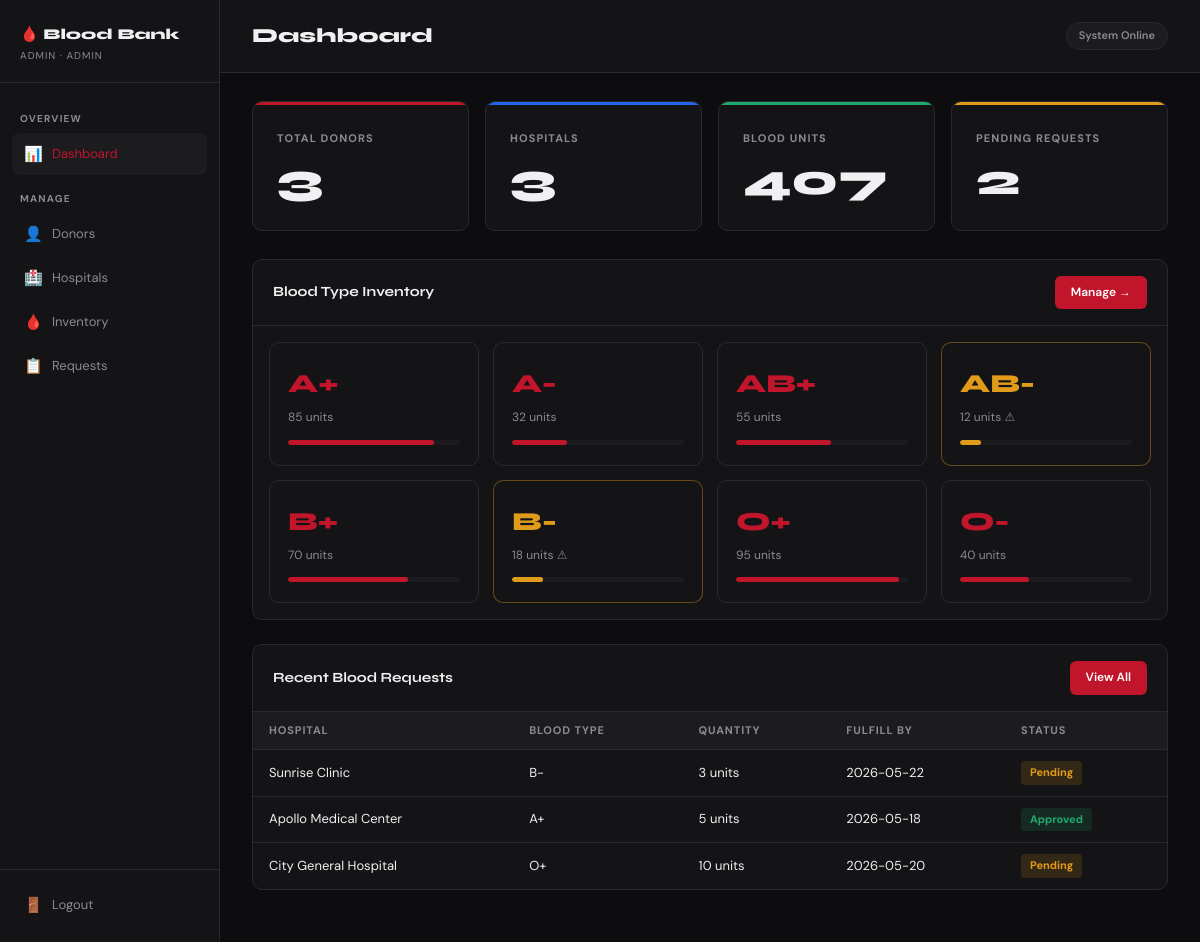
Screenshot of /admin/dashboard (signed in) with the database file from the repository.
### tables this page shows
CREATE TABLE blood_inventory (
        BloodId INTEGER PRIMARY KEY AUTOINCREMENT,
        BloodType TEXT, Quantity INTEGER, EntryDate TEXT,
        status TEXT DEFAULT 'Available'
    );

CREATE TABLE tb_h_request (
        H_R_id INTEGER PRIMARY KEY AUTOINCREMENT,
        H_id INTEGER, H_R_BloodGrp TEXT, Requested_qnt INTEGER,
        Fulfill_till TEXT, status TEXT DEFAULT 'Pending'
    );

CREATE TABLE tb_hospital (
        H_id INTEGER PRIMARY KEY AUTOINCREMENT,
        H_name TEXT, H_contact TEXT, H_email TEXT,
        H_address TEXT, H_con_person TEXT, password TEXT
    );

### app.py (the view)
@app.route('/admin/dashboard')
@admin_required
def admin_dashboard():
    db = get_db()
    donors  = db.execute("SELECT COUNT(*) as c FROM tb_donor").fetchone()['c']
    hosps   = db.execute("SELECT COUNT(*) as c FROM tb_hospital").fetchone()['c']
    units   = db.execute("SELECT SUM(Quantity) as c FROM blood_inventory").fetchone()['c'] or 0
    pending = db.execute("SELECT COUNT(*) as c FROM tb_h_request WHERE status='Pending'").fetchone()['c']
    inv     = db.execute("SELECT BloodType, Quantity, status FROM blood_inventory ORDER BY BloodType").fetchall()
    recent  = db.execute("""SELECT r.*, h.H_name FROM tb_h_request r
                            JOIN tb_hospital h ON r.H_id=h.H_id
                            ORDER BY r.H_R_id DESC LIMIT 5""").fetchall()
    db.close()
    return render_template('admin/dashboard.html',
                           donors=donors, hosps=hosps, units=units,
                           pending=pending, inventory=inv, recent=recent)

### app.py (called while the page is built)
def get_db():
    conn = sqlite3.connect(DB)
    conn.row_factory = sqlite3.Row
    return conn

def admin_required(f):
    from functools import wraps
    @wraps(f)
    def decorated(*args, **kwargs):
        if session.get('role') != 'admin':
            return redirect(url_for('login'))
        return f(*args, **kwargs)
    return decorated

### templates/admin/dashboard.html (shortened to what this page needs)
{% extends 'admin/base.html' %}
{% block admin_content %}
<div class="topbar">
  <h2>Dashboard</h2>
  <span class="tag">System Online</span>
</div>
<div class="page-content">
  <div class="stat-cards">
    <div class="stat-card">
      <div class="label">Total Donors</div>
      <div class="value">{{ donors }}</div>
    </div>
    <div class="stat-card blue">
      <div class="label">Hospitals</div>
      <div class="value">{{ hosps }}</div>
    </div>
    <div class="stat-card green">
      <div class="label">Blood Units</div>
      <div class="value">{{ units }}</div>
    </div>
    <div class="stat-card amber">
      <div class="label">Pending Requests</div>
      <div class="value">{{ pending }}</div>
    </div>
  </div>
  <div class="table-section" style="margin-bottom:24px;">
    <div class="table-header">
      <h3>Blood Type Inventory</h3>
      <a href="{{ url_for('admin_inventory') }}" class="btn-add">Manage →</a>
    </div>
    <div style="padding:16px;">
      <div class="blood-inv-grid">
        {% for row in inventory %}
        <div class="blood-inv-card {{ 'low' if row['status']=='Low Stock' else '' }}">
          <div class="type">{{ row['BloodType'] }}</div>
          <div class="qty">{{ row['Quantity'] }} units{% if row['status']=='Low Stock' %} ⚠{% endif %}</div>
          <div class="blood-bar"><div class="blood-fill" style="width:{{ [row['Quantity'],100]|min }}%"></div></div>
        </div>
        {% endfor %}
      </div>
    </div>
  </div>
  <div class="table-section">
    <div class="table-header">
      <h3>Recent Blood Requests</h3>
      <a href="{{ url_for('admin_requests') }}" class="btn-add">View All</a>
    </div>
    <div class="table-wrap">
      <table>
        <thead>
          <tr><th>Hospital</th><th>Blood Type</th><th>Quantity</th><th>Fulfill By</th><th>Status</th></tr>
        </thead>
        <tbody>
          {% for row in recent %}
          <tr>
            <td>{{ row['H_name'] }}</td>
            <td>{{ row['H_R_BloodGrp'] }}</td>
            <td>{{ row['Requested_qnt'] }} units</td>
            <td>{{ row['Fulfill_till'] }}</td>
            <td><span class="badge {{ row['status']|lower }}">{{ row['status'] }}</span></td>
          </tr>
          {% endfor %}
        </tbody>
      </table>
    </div>
  </div>
</div>
{% endblock %}

### static/css/style.css (style rules this page uses)
:root { --red: #c0152a; --red-dark: #8b0d1e; --red-bright: #e8192f; --bg: #0d0d0f; --surface: #141416; --surface2: #1c1c1f; --border: #2a2a2e; --text: #f0f0f2; --muted: #8a8a92; --green: #1faa6e; --amber: #e09b1a; --blue: #2563eb; --font-display: 'Syne', sans-serif; --font-body: 'DM Sans', sans-serif; --radius: 10px; }
* { margin:0; padding:0; box-sizing:border-box; }
body { font-family: var(--font-body); background: var(--bg); color: var(--text); font-size: 14px; line-height: 1.6; }
a { color: inherit; text-decoration: none; }
.stat-card { background: var(--surface); border: 1px solid var(--border); border-radius: var(--radius); padding: 28px 24px; position: relative; overflow: hidden; }
.stat-card::before { content: ''; position: absolute; top: 0; left: 0; right: 0; height: 3px; background: var(--red); }
.stat-card.green::before { background: var(--green); }
.stat-card.amber::before { background: var(--amber); }
.stat-card.blue::before { background: var(--blue); }
.stat-card .label { font-size: 11px; font-weight: 700; letter-spacing: .1em; text-transform: uppercase; color: var(--muted); margin-bottom: 10px; }
.stat-card .value { font-family: var(--font-display); font-size: 44px; font-weight: 800; line-height: 1; }
.blood-inv-grid { display: grid; grid-template-columns: repeat(4, 1fr); gap: 14px; }
.blood-inv-card { background: var(--surface); border: 1px solid var(--border); border-radius: var(--radius); padding: 20px 18px; transition: border-color .2s; }
.blood-inv-card.low { border-color: rgba(224,155,26,.4); }
.blood-inv-card.low .type { color: var(--amber); }
.blood-inv-card .type { font-family: var(--font-display); font-size: 26px; font-weight: 800; color: var(--red); margin-bottom: 4px; }
.blood-inv-card .qty { font-size: 12px; color: var(--muted); margin-bottom: 12px; }
.blood-bar { background: var(--surface2); border-radius: 4px; height: 5px; overflow: hidden; }
.blood-fill { height: 100%; background: var(--red); border-radius: 4px; transition: width .6s ease; }
.blood-inv-card.low .blood-fill { background: var(--amber); }
.btn-add { display: inline-flex; align-items: center; gap: 6px; padding: 7px 16px; background: var(--red); color: #fff; border-radius: 6px; font-size: 12px; font-weight: 600; transition: background .2s; }
.topbar { display: flex; align-items: center; justify-content: space-between; padding: 20px 32px; border-bottom: 1px solid var(--border); background: var(--surface); }
.topbar h2 { font-family: var(--font-display); font-size: 20px; font-weight: 800; }
.tag { background: var(--surface2); border: 1px solid var(--border); border-radius: 20px; padding: 4px 12px; font-size: 11px; font-weight: 600; color: var(--muted); }
.page-content { padding: 28px 32px; }
.stat-cards { display: grid; grid-template-columns: repeat(4, 1fr); gap: 16px; margin-bottom: 28px; }
.table-section { background: var(--surface); border: 1px solid var(--border); border-radius: var(--radius); overflow: hidden; margin-bottom: 24px; }
.table-header { display: flex; align-items: center; justify-content: space-between; padding: 16px 20px; border-bottom: 1px solid var(--border); }
.table-header h3 { font-family: var(--font-display); font-size: 14px; font-weight: 700; }
.table-wrap { overflow-x: auto; }
table { width: 100%; border-collapse: collapse; }
thead tr { border-bottom: 1px solid var(--border); background: var(--surface2); }
th { padding: 10px 16px; font-size: 11px; font-weight: 700; letter-spacing: .08em; text-transform: uppercase; color: var(--muted); text-align: left; white-space: nowrap; }
td { padding: 11px 16px; font-size: 13px; border-bottom: 1px solid var(--border); white-space: nowrap; }
tbody tr:last-child td { border-bottom: none; }
.badge { display: inline-block; padding: 3px 9px; border-radius: 4px; font-size: 11px; font-weight: 700; }
.badge.pending { background: rgba(224,155,26,.15); color: var(--amber); }
.badge.approved { background: rgba(31,170,110,.15); color: var(--green); }

### rows the page displays
blood_inventory: BloodType "A+", Quantity "85"
blood_inventory: BloodType "A-", Quantity "32"
blood_inventory: BloodType "AB+", Quantity "55"
blood_inventory: BloodType "AB-", Quantity "12"
blood_inventory: BloodType "B+", Quantity "70"
blood_inventory: BloodType "B-", Quantity "18"
blood_inventory: BloodType "O+", Quantity "95"
blood_inventory: BloodType "O-", Quantity "40"
tb_h_request: H_name "Sunrise Clinic", H_R_BloodGrp "B-", Requested_qnt "3", Fulfill_till "2026-05-22", status "Pending"
tb_h_request: H_name "Apollo Medical Center", H_R_BloodGrp "A+", Requested_qnt "5", Fulfill_till "2026-05-18", status "Approved"
tb_h_request: H_name "City General Hospital", H_R_BloodGrp "O+", Requested_qnt "10", Fulfill_till "2026-05-20", status "Pending"

### other values shown
{{ session.get('admin_username','Admin') }} "ADMIN"
{{ donors }} "3"
{{ hosps }} "3"
{{ units }} "407"
{{ pending }} "2"
